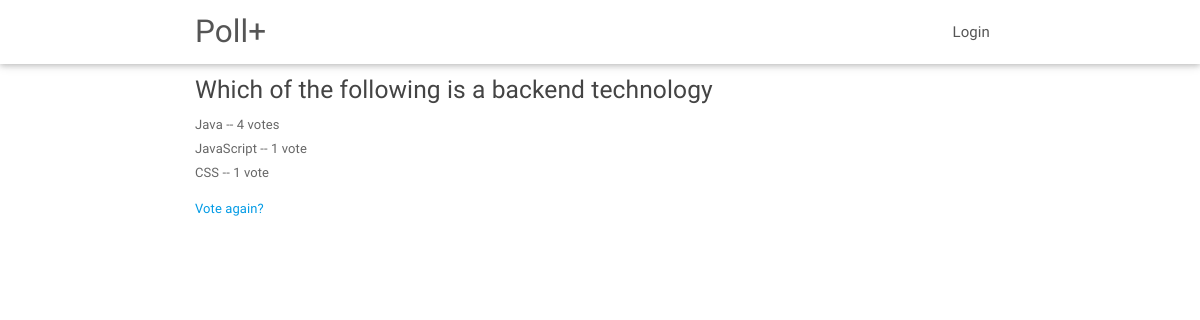
Screenshot of /polls/3/results/ with the database file from the repository.
### polls/models.py (models this page shows, shortened)
class Question(models.Model):
	question_text = models.CharField(max_length=200)
	pub_date = models.DateTimeField('date published')
	def was_published_recently(self):
		now = timezone.now()
		return now - datetime.timedelta(days=1) <= self.pub_date <= now
	was_published_recently.admin_order_field = 'pub_date'
	was_published_recently.boolen = True
	was_published_recently.short_description = 'Published recently?'

class Choice(models.Model):
	question = models.ForeignKey(Question)
	choice_text = models.CharField(max_length=200)
	votes = models.IntegerField(default=0)

### polls/views.py (the view)
# urls.py: url(r'^(?P<pk>[0-9]+)/results/$', views.ResultsView.as_view(), name='results'),
class ResultsView(generic.DetailView):
	model = Question
	template_name = 'polls/results.html'

### polls/templates/polls/results.html
{% extends 'polls/layout.html' %}
{% block content %}
	<h5>{{ question.question_text }}</h5>
	<ul>
	{% for choice in question.choice_set.all %}
		<li>{{ choice.choice_text }} -- {{ choice.votes }} vote{{ choice.votes|pluralize }}</li>
	{% endfor %}
	</ul>
	<a href="{% url 'polls:detail' question.id %}">Vote again?</a>
{% endblock %}

### rows the page displays
Question: question_text "Which of the following is a backend technology"
Choice: choice_text "Java", votes "4"
Choice: choice_text "JavaScript", votes "1"
Choice: choice_text "CSS", votes "1"
